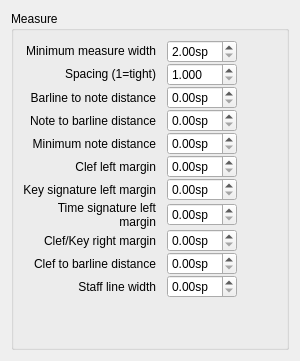
     <widget class="QWidget" name="Seite5">
      <layout class="QVBoxLayout" name="verticalLayout_4">
       <property name="spacing">
        <number>0</number>
       </property>
       <item>
        <widget class="QGroupBox" name="groupBox_3">
         <property name="title">
          <string>Measure</string>
         </property>
         <property name="flat">
          <bool>false</bool>
         </property>
         <layout class="QGridLayout" name="gridLayout_9">
          <item row="0" column="0">
           <layout class="QGridLayout" name="gridLayout_99">
            <property name="verticalSpacing">
             <number>0</number>
            </property>
            <item row="8" column="1">
             <widget class="QDoubleSpinBox" name="clefKeyRightMargin">
              <property name="sizePolicy">
               <sizepolicy hsizetype="Preferred" vsizetype="Fixed">
                <horstretch>0</horstretch>
                <verstretch>0</verstretch>
               </sizepolicy>
              </property>
              <property name="suffix">
               <string>sp</string>
              </property>
              <property name="singleStep">
               <double>0.050000000000000</double>
              </property>
             </widget>
            </item>
            <item row="1" column="0">
             <widget class="QLabel" name="label_11">
              <property name="sizePolicy">
               <sizepolicy hsizetype="MinimumExpanding" vsizetype="Fixed">
                <horstretch>0</horstretch>
                <verstretch>0</verstretch>
               </sizepolicy>
              </property>
              <property name="text">
               <string>Spacing (1=tight)</string>
              </property>
              <property name="textFormat">
               <enum>Qt::AutoText</enum>
              </property>
              <property name="alignment">
               <set>Qt::AlignRight|Qt::AlignTrailing|Qt::AlignVCenter</set>
              </property>
              <property name="wordWrap">
               <bool>true</bool>
              </property>
              <property name="indent">
               <number>5</number>
              </property>
              <property name="buddy">
               <cstring>measureSpacing</cstring>
              </property>
             </widget>
            </item>
            <item row="0" column="0">
             <widget class="QLabel" name="label_89">
              <property name="sizePolicy">
               <sizepolicy hsizetype="MinimumExpanding" vsizetype="Fixed">
                <horstretch>0</horstretch>
                <verstretch>0</verstretch>
               </sizepolicy>
              </property>
              <property name="text">
               <string>Minimum measure width</string>
              </property>
              <property name="alignment">
               <set>Qt::AlignRight|Qt::AlignTrailing|Qt::AlignVCenter</set>
              </property>
              <property name="indent">
               <number>5</number>
              </property>
              <property name="buddy">
               <cstring>minMeasureWidth_2</cstring>
              </property>
             </widget>
            </item>
            <item row="0" column="1">
             <widget class="QDoubleSpinBox" name="minMeasureWidth_2">
              <property name="suffix">
               <string extracomment="spatium unit">sp</string>
              </property>
              <property name="minimum">
               <double>2.000000000000000</double>
              </property>
             </widget>
            </item>
            <item row="3" column="0">
             <widget class="QLabel" name="label_13">
              <property name="sizePolicy">
               <sizepolicy hsizetype="MinimumExpanding" vsizetype="Preferred">
                <horstretch>0</horstretch>
                <verstretch>0</verstretch>
               </sizepolicy>
              </property>
              <property name="text">
               <string>Note to barline distance</string>
              </property>
              <property name="alignment">
               <set>Qt::AlignRight|Qt::AlignTrailing|Qt::AlignVCenter</set>
              </property>
              <property name="wordWrap">
               <bool>true</bool>
              </property>
              <property name="indent">
               <number>5</number>
              </property>
              <property name="buddy">
               <cstring>noteBarDistance</cstring>
              </property>
             </widget>
            </item>
            <item row="2" column="0">
             <widget class="QLabel" name="label_12">
              <property name="sizePolicy">
               <sizepolicy hsizetype="MinimumExpanding" vsizetype="Preferred">
                <horstretch>0</horstretch>
                <verstretch>0</verstretch>
               </sizepolicy>
              </property>
              <property name="text">
               <string>Barline to note distance</string>
              </property>
              <property name="alignment">
               <set>Qt::AlignRight|Qt::AlignTrailing|Qt::AlignVCenter</set>
              </property>
              <property name="wordWrap">
               <bool>true</bool>
              </property>
              <property name="indent">
               <number>5</number>
              </property>
              <property name="buddy">
               <cstring>barNoteDistance</cstring>
              </property>
             </widget>
            </item>
            <item row="3" column="1">
             <widget class="QDoubleSpinBox" name="noteBarDistance">
              <property name="sizePolicy">
               <sizepolicy hsizetype="Preferred" vsizetype="Fixed">
                <horstretch>0</horstretch>
                <verstretch>0</verstretch>
               </sizepolicy>
              </property>
              <property name="suffix">
               <string>sp</string>
              </property>
              <property name="singleStep">
               <double>0.100000000000000</double>
              </property>
             </widget>
            </item>
            <item row="1" column="1">
             <widget class="QDoubleSpinBox" name="measureSpacing">
              <property name="sizePolicy">
               <sizepolicy hsizetype="Preferred" vsizetype="Fixed">
                <horstretch>0</horstretch>
                <verstretch>0</verstretch>
               </sizepolicy>
              </property>
              <property name="decimals">
               <number>3</number>
              </property>
              <property name="minimum">
               <double>1.000000000000000</double>
              </property>
              <property name="singleStep">
               <double>0.100000000000000</double>
              </property>
             </widget>
            </item>
            <item row="2" column="1">
             <widget class="QDoubleSpinBox" name="barNoteDistance">
              <property name="sizePolicy">
               <sizepolicy hsizetype="Preferred" vsizetype="Fixed">
                <horstretch>0</horstretch>
                <verstretch>0</verstretch>
               </sizepolicy>
              </property>
              <property name="suffix">
               <string>sp</string>
              </property>
              <property name="singleStep">
               <double>0.100000000000000</double>
              </property>
             </widget>
            </item>
            <item row="5" column="0">
             <widget class="QLabel" name="label_18">
              <property name="sizePolicy">
               <sizepolicy hsizetype="MinimumExpanding" vsizetype="Preferred">
                <horstretch>0</horstretch>
                <verstretch>0</verstretch>
               </sizepolicy>
              </property>
              <property name="text">
               <string>Clef left margin</string>
              </property>
              <property name="alignment">
               <set>Qt::AlignRight|Qt::AlignTrailing|Qt::AlignVCenter</set>
              </property>
              <property name="wordWrap">
               <bool>true</bool>
              </property>
              <property name="indent">
               <number>5</number>
              </property>
              <property name="buddy">
               <cstring>clefLeftMargin</cstring>
              </property>
             </widget>
            </item>
            <item row="4" column="0">
             <widget class="QLabel" name="label_14">
              <property name="sizePolicy">
               <sizepolicy hsizetype="MinimumExpanding" vsizetype="Preferred">
                <horstretch>0</horstretch>
                <verstretch>0</verstretch>
               </sizepolicy>
              </property>
              <property name="text">
               <string>Minimum note distance</string>
              </property>
              <property name="alignment">
               <set>Qt::AlignRight|Qt::AlignTrailing|Qt::AlignVCenter</set>
              </property>
              <property name="wordWrap">
               <bool>true</bool>
              </property>
              <property name="indent">
               <number>5</number>
              </property>
              <property name="buddy">
               <cstring>minNoteDistance</cstring>
              </property>
             </widget>
            </item>
            <item row="5" column="1">
             <widget class="QDoubleSpinBox" name="clefLeftMargin">
              <property name="sizePolicy">
               <sizepolicy hsizetype="Preferred" vsizetype="Fixed">
                <horstretch>0</horstretch>
                <verstretch>0</verstretch>
               </sizepolicy>
              </property>
              <property name="suffix">
               <string>sp</string>
              </property>
              <property name="singleStep">
               <double>0.100000000000000</double>
              </property>
             </widget>
            </item>
            <item row="4" column="1">
             <widget class="QDoubleSpinBox" name="minNoteDistance">
              <property name="sizePolicy">
               <sizepolicy hsizetype="Preferred" vsizetype="Fixed">
                <horstretch>0</horstretch>
                <verstretch>0</verstretch>
               </sizepolicy>
              </property>
              <property name="suffix">
               <string>sp</string>
              </property>
              <property name="singleStep">
               <double>0.100000000000000</double>
              </property>
             </widget>
            </item>
            <item row="6" column="0">
             <widget class="QLabel" name="label_19">
              <property name="sizePolicy">
               <sizepolicy hsizetype="MinimumExpanding" vsizetype="Preferred">
                <horstretch>0</horstretch>
                <verstretch>0</verstretch>
               </sizepolicy>
              </property>
              <property name="text">
               <string>Key signature left margin</string>
              </property>
              <property name="alignment">
               <set>Qt::AlignRight|Qt::AlignTrailing|Qt::AlignVCenter</set>
              </property>
              <property name="wordWrap">
               <bool>true</bool>
              </property>
              <property name="indent">
               <number>5</number>
              </property>
              <property name="buddy">
               <cstring>keysigLeftMargin</cstring>
              </property>
             </widget>
            </item>
            <item row="6" column="1">
             <widget class="QDoubleSpinBox" name="keysigLeftMargin">
              <property name="sizePolicy">
               <sizepolicy hsizetype="Preferred" vsizetype="Fixed">
                <horstretch>0</horstretch>
                <verstretch>0</verstretch>
               </sizepolicy>
              </property>
              <property name="suffix">
               <string>sp</string>
              </property>
              <property name="singleStep">
               <double>0.100000000000000</double>
              </property>
             </widget>
            </item>
            <item row="7" column="0">
             <widget class="QLabel" name="label_20">
              <property name="sizePolicy">
               <sizepolicy hsizetype="MinimumExpanding" vsizetype="Preferred">
                <horstretch>0</horstretch>
                <verstretch>0</verstretch>
               </sizepolicy>
              </property>
              <property name="text">
               <string>Time signature left margin</string>
              </property>
              <property name="alignment">
               <set>Qt::AlignRight|Qt::AlignTrailing|Qt::AlignVCenter</set>
              </property>
              <property name="wordWrap">
               <bool>true</bool>
              </property>
              <property name="indent">
               <number>5</number>
              </property>
              <property name="buddy">
               <cstring>timesigLeftMargin</cstring>
              </property>
             </widget>
            </item>
            <item row="7" column="1">
             <widget class="QDoubleSpinBox" name="timesigLeftMargin">
              <property name="sizePolicy">
               <sizepolicy hsizetype="Preferred" vsizetype="Fixed">
                <horstretch>0</horstretch>
                <verstretch>0</verstretch>
               </sizepolicy>
              </property>
              <property name="suffix">
               <string>sp</string>
              </property>
              <property name="singleStep">
               <double>0.100000000000000</double>
              </property>
             </widget>
            </item>
            <item row="8" column="0">
             <widget class="QLabel" name="label_21">
              <property name="sizePolicy">
               <sizepolicy hsizetype="MinimumExpanding" vsizetype="Preferred">
                <horstretch>0</horstretch>
                <verstretch>0</verstretch>
               </sizepolicy>
              </property>
              <property name="text">
               <string>Clef/Key right margin</string>
              </property>
              <property name="alignment">
               <set>Qt::AlignRight|Qt::AlignTrailing|Qt::AlignVCenter</set>
              </property>
              <property name="wordWrap">
               <bool>true</bool>
              </property>
              <property name="indent">
               <number>5</number>
              </property>
              <property name="buddy">
               <cstring>clefKeyRightMargin</cstring>
              </property>
             </widget>
            </item>
            <item row="9" column="0">
             <widget class="QLabel" name="label_53">
              <property name="sizePolicy">
               <sizepolicy hsizetype="MinimumExpanding" vsizetype="Preferred">
                <horstretch>0</horstretch>
                <verstretch>0</verstretch>
               </sizepolicy>
              </property>
              <property name="text">
               <string>Clef to barline distance</string>
              </property>
              <property name="alignment">
               <set>Qt::AlignRight|Qt::AlignTrailing|Qt::AlignVCenter</set>
              </property>
              <property name="wordWrap">
               <bool>true</bool>
              </property>
              <property name="indent">
               <number>5</number>
              </property>
              <property name="buddy">
               <cstring>clefBarlineDistance</cstring>
              </property>
             </widget>
            </item>
            <item row="9" column="1">
             <widget class="QDoubleSpinBox" name="clefBarlineDistance">
              <property name="suffix">
               <string extracomment="spatium unit">sp</string>
              </property>
              <property name="singleStep">
               <double>0.010000000000000</double>
              </property>
             </widget>
            </item>
            <item row="10" column="0">
             <widget class="QLabel" name="label">
              <property name="sizePolicy">
               <sizepolicy hsizetype="MinimumExpanding" vsizetype="Preferred">
                <horstretch>0</horstretch>
                <verstretch>0</verstretch>
               </sizepolicy>
              </property>
              <property name="text">
               <string>Staff line width</string>
              </property>
              <property name="alignment">
               <set>Qt::AlignRight|Qt::AlignTrailing|Qt::AlignVCenter</set>
              </property>
              <property name="indent">
               <number>5</number>
              </property>
              <property name="buddy">
               <cstring>staffLineWidth</cstring>
              </property>
             </widget>
            </item>
            <item row="10" column="1">
             <widget class="QDoubleSpinBox" name="staffLineWidth">
              <property name="suffix">
               <string extracomment="spatium unit">sp</string>
              </property>
              <property name="singleStep">
               <double>0.100000000000000</double>
              </property>
             </widget>
            </item>
           </layout>
          </item>
          <item row="0" column="1">
           <spacer name="horizontalSpacer_7">
            <property name="orientation">
             <enum>Qt::Horizontal</enum>
            </property>
            <property name="sizeHint" stdset="0">
             <size>
              <width>40</width>
              <height>20</height>
             </size>
            </property>
           </spacer>
          </item>
          <item row="1" column="0">
           <spacer name="verticalSpacer_11">
            <property name="orientation">
             <enum>Qt::Vertical</enum>
            </property>
            <property name="sizeHint" stdset="0">
             <size>
              <width>20</width>
              <height>40</height>
             </size>
            </property>
           </spacer>
          </item>
         </layout>
        </widget>
       </item>
      </layout>
     </widget>
